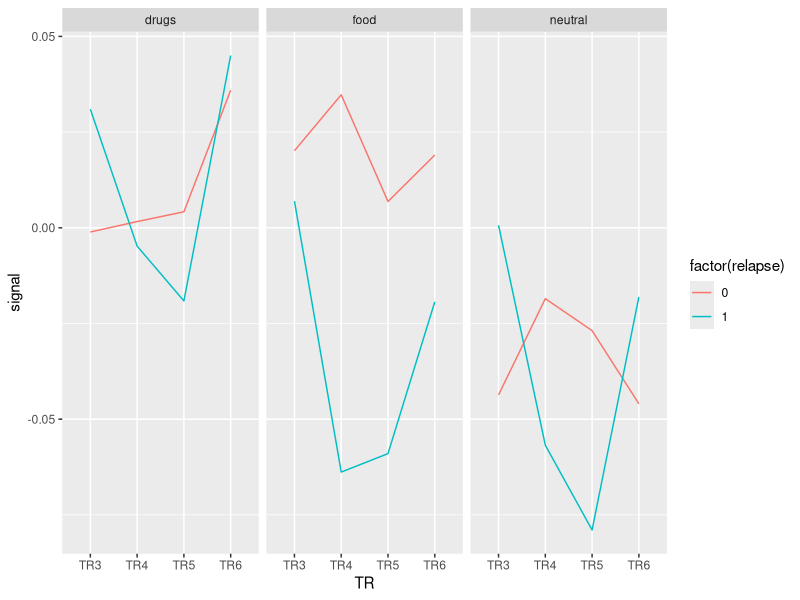
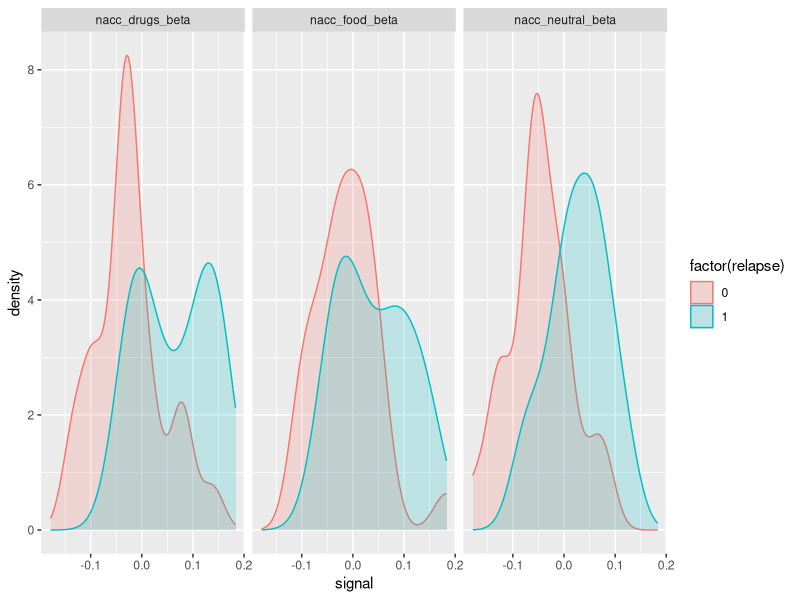

Write R code to recreate these figures, in order.
## ---- chunk 1
knitr::opts_chunk$set(echo = TRUE)

library(tidyverse)
## ---- chunk 2
df_trials <- read_csv("relapse_trials.csv")
df_subjects <- read_csv("relapse_subjects.csv")

df_subjid <- df_subjects %>% 
  select(subjid, relapse = relIn6Mos)
## ---- chunk 3
df_trials %>% 
  left_join(df_subjid, by = c("subjects" = "subjid")) %>% 
  group_by(relapse, condition) %>% 
  summarise_at(vars(starts_with("TR"), -trial), mean) %>% 
  ungroup() %>% 
  slice(1:6) %>% 
  gather(key = "TR", value = "signal", TR3:TR6) %>% 
  ggplot(aes(x = TR, y = signal)) +
  geom_line(aes(group = relapse, color = factor(relapse))) +
  facet_wrap(~condition)
## ---- chunk 4
df_subjects %>% 
  select(subjid, relapse = relIn6Mos, starts_with("nacc")) %>% 
  select(relapse, ends_with("beta")) %>% 
  gather(key = "condition", value = "signal", nacc_drugs_beta, nacc_food_beta, nacc_neutral_beta) %>% 
  ggplot(aes(x = signal, y = ..density.., color = factor(relapse), fill = factor(relapse))) + 
  geom_density(alpha = 0.2) +
  facet_wrap(~ condition)
